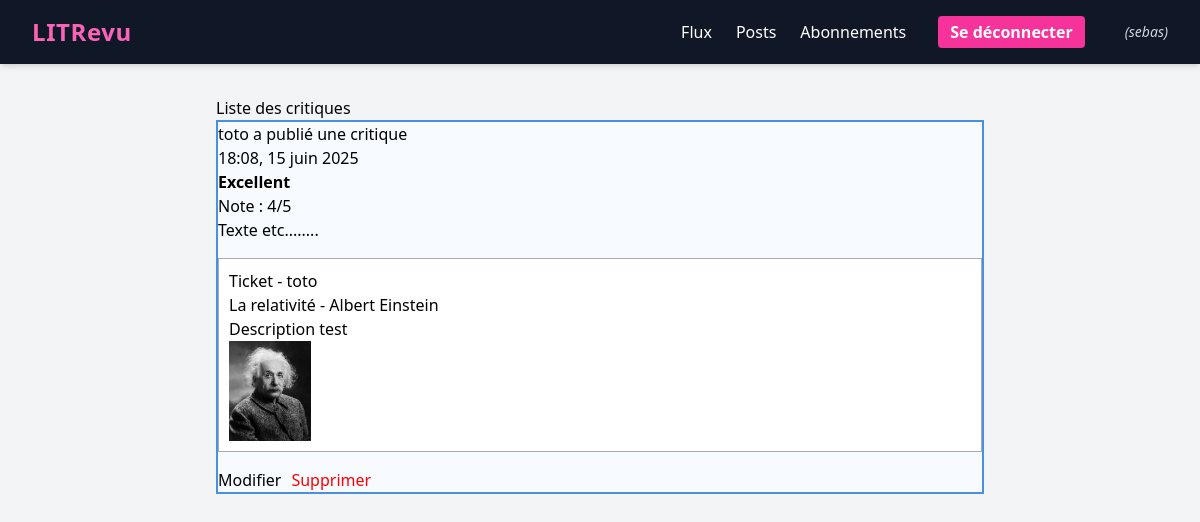
Before: /reviews/ (signed in) with the older database file.
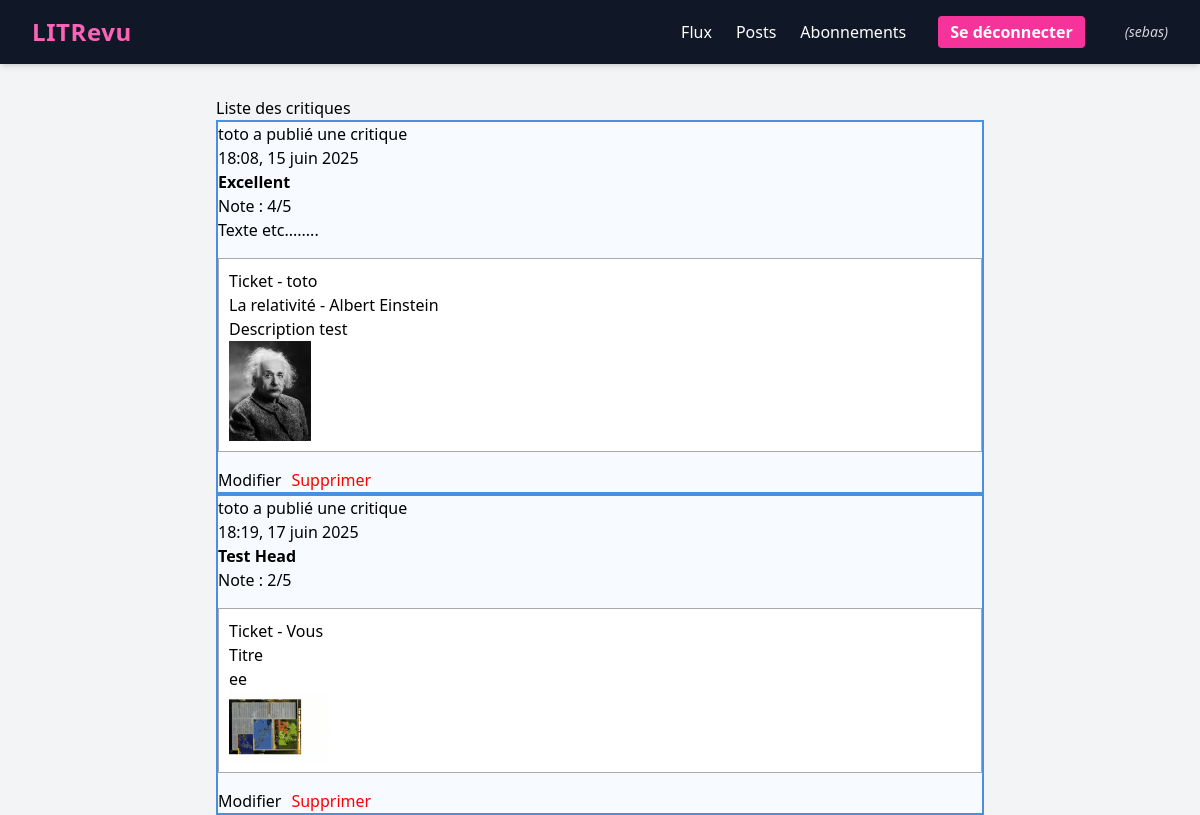
After: the same page with the newer database file.
### review/models.py (models this page shows, shortened)
class Review(models.Model):
    ticket = models.ForeignKey(to=Ticket, on_delete=models.CASCADE)
    rating = models.PositiveSmallIntegerField(
        validators=[MinValueValidator(0), MaxValueValidator(5)])
    headline = models.CharField(max_length=128)
    body = models.CharField(max_length=8192, blank=True)
    user = models.ForeignKey(
        to=settings.AUTH_USER_MODEL, on_delete=models.CASCADE)
    time_created = models.DateTimeField(auto_now_add=True)

class Ticket(models.Model):
    title = models.CharField(max_length=128, default="Titre")
    description = models.CharField(max_length=2048, blank=True)
    user = models.ForeignKey(
        to=settings.AUTH_USER_MODEL, on_delete=models.CASCADE)
    image = models.ImageField(blank=True, null=True)  # upload_to='tickets/',
    time_created = models.DateTimeField(default=timezone.now)

### authentication/models.py (models this page shows)
class User(AbstractUser):
    CREATOR = 'CREATOR'
    SUBSCRIBER = 'SUBSCRIBER'
    ROLE_CHOICES = (
        (CREATOR, 'Créateur'),
        (SUBSCRIBER, 'Abonné'),
    )
    profile_photo = models.ImageField(verbose_name='photo de profil')
    role = models.CharField(max_length=30, choices=ROLE_CHOICES, verbose_name='rôle')
    follows = models.ManyToManyField(
        'self',
        symmetrical=False,
        verbose_name='suit'
    )

### review/views.py (the view)
# urls.py: path('reviews/', review.views.reviews, name='reviews'),
@login_required
def reviews(request):
    reviews = models.Review.objects.all()
    return render(request, 'review/reviews.html', context={'reviews': reviews}, )

### review/templates/review/reviews.html
{% extends 'base.html' %}
{% block content %}
    <h2>Liste des critiques</h2>
    <div class="grid-container">
        {% for post in reviews %}
            <div class="post" style="border:2px solid #4a90e2; background:#f7faff;">
                {% if post.user == user %}
                    <p>Vous avez publié une critique</p>
                {% else %}
                    <p>{{ post.user }} a publié une critique</p>
                {% endif %}
                <p>{{ post.time_created|date:"H:i, d F Y" }}</p>
                <p><b>{{ post.headline }}</b></p>
                <p>Note : {{ post.rating }}/5</p>
                <p>{{ post.body }}</p>
                <div style="border:1px solid #aaa; background:#fff; margin:16px 0; padding:10px;">
                    <span>Ticket - {% if post.ticket.user == user %}Vous{% else %}{{ post.ticket.user }}{% endif %}</span><br>
                    <span>{{ post.ticket.title }}</span><br>
                    <span>{{ post.ticket.description }}</span>
                    {% if post.ticket.image %}<br>
                        <img src="{{ post.ticket.image.url }}" style="max-width:100px;max-height:100px;">
                    {% endif %}
                </div>
                <div style="display:flex; gap:10px;">
                    <a href="{% url 'edit_review' post.id %}"><button type="button">Modifier</button></a>
                    <a href="{% url 'delete_review' post.id %}"><button type="button" style="color:red;">Supprimer</button></a>
                </div>
            </div>
        {% endfor %}
    </div>
{% endblock content %}

Changed rows visible on the page:
added Review: user "toto", time_created "18:19, 17 juin 2025", headline "Test Head", rating "2", shows "Vous", ticket "Titre", ticket.description "ee", ticket.image (picture)
